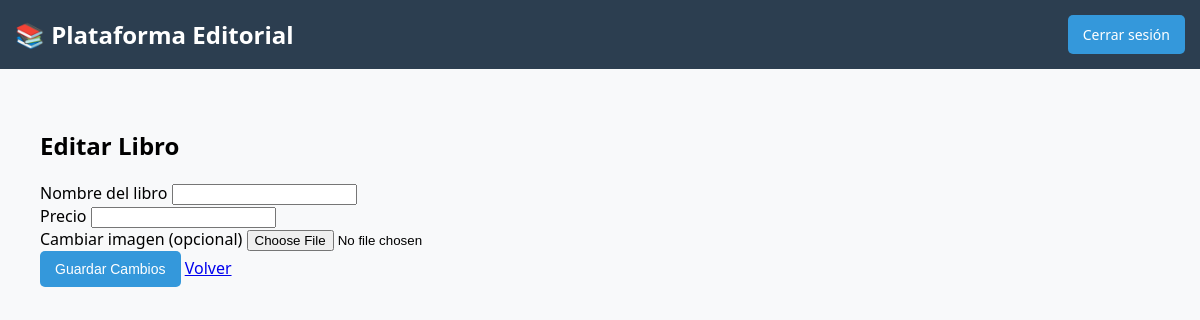
/editar_libro/3 (signed in), run on an earlier commit of the app's database.
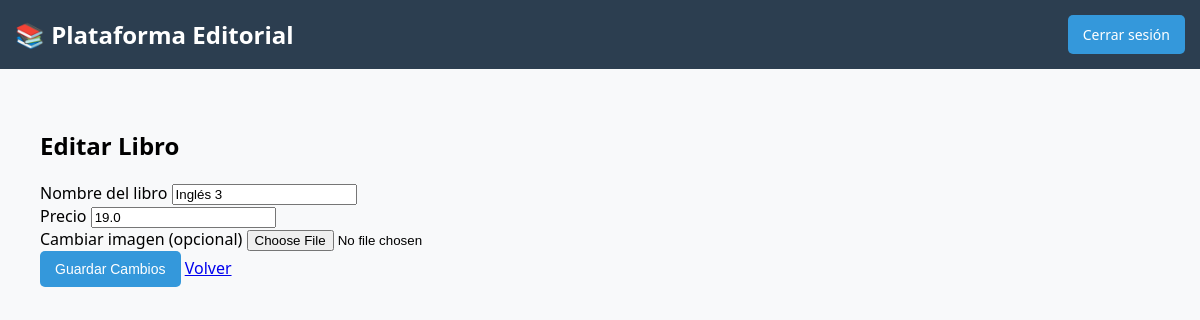
And on a later commit of the database.
### tables this page shows
CREATE TABLE libros (
            id INTEGER PRIMARY KEY AUTOINCREMENT,
            nombre TEXT,
            precio REAL,
            imagen TEXT
        );

### app.py (the view, shortened to what this page needs)
@app.route('/editar_libro/<int:libro_id>', methods=['GET', 'POST'])
def editar_libro(libro_id):
    if 'admin' not in session:
        return redirect(url_for('login'))
    conn = sqlite3.connect(DATABASE)
    c = conn.cursor()
    c.execute("SELECT * FROM libros WHERE id=?", (libro_id,))
    libro = c.fetchone()
    conn.close()
    return render_template('editar_libro.html', libro=libro)

### templates/editar_libro.html
{% extends "base.html" %}
{% block content %}
<div class="container mt-4">
    <h2>Editar Libro</h2>
    <form method="POST" enctype="multipart/form-data">
        <div class="mb-3">
            <label for="nombre" class="form-label">Nombre del libro</label>
            <input type="text" class="form-control" id="nombre" name="nombre" value="{{ libro[1] }}" required>
        </div>
        <div class="mb-3">
            <label for="precio" class="form-label">Precio</label>
            <input type="number" step="0.01" class="form-control" id="precio" name="precio" value="{{ libro[2] }}" required>
        </div>
        <div class="mb-3">
            <label for="imagen" class="form-label">Cambiar imagen (opcional)</label>
            <input type="file" class="form-control" id="imagen" name="imagen">
        </div>
        <button type="submit" class="btn btn-primary">Guardar Cambios</button>
        <a href="{{ url_for('vista_libros') }}">Volver</a>
    </form>
</div>
{% endblock %}

What changed in the data, as far as the page shows it:
added libros: nombre "Inglés 3", precio "19.0"
